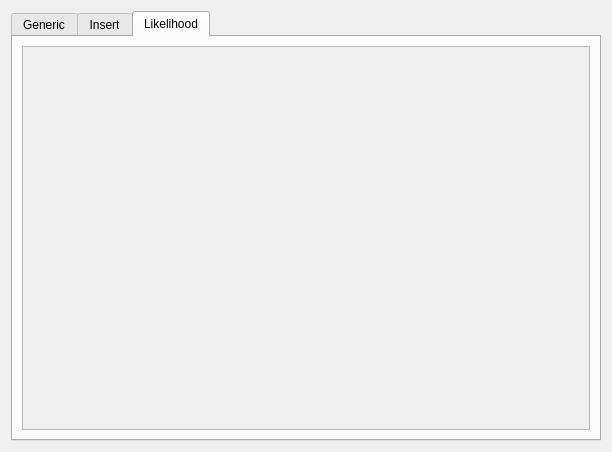
<?xml version="1.0" encoding="UTF-8"?>
<ui version="4.0">
 <class>CBeaconConfig</class>
 <widget class="QWidget" name="CBeaconConfig">
  <property name="geometry">
   <rect>
    <x>0</x>
    <y>0</y>
    <width>612</width>
    <height>452</height>
   </rect>
  </property>
  <property name="windowTitle">
   <string>Form</string>
  </property>
  <layout class="QHBoxLayout" name="horizontalLayout_6">
   <item>
    <widget class="QTabWidget" name="tabWidget">
     <property name="currentIndex">
      <number>2</number>
     </property>
     <widget class="QWidget" name="w">
      <attribute name="title">
       <string>Generic</string>
      </attribute>
      <layout class="QVBoxLayout" name="verticalLayout_3">
       <item>
        <widget class="QScrollArea" name="generic">
         <property name="widgetResizable">
          <bool>true</bool>
         </property>
         <widget class="QWidget" name="scrollAreaWidgetContents">
          <property name="geometry">
           <rect>
            <x>0</x>
            <y>0</y>
            <width>570</width>
            <height>386</height>
           </rect>
          </property>
         </widget>
        </widget>
       </item>
      </layout>
     </widget>
     <widget class="QWidget" name="w_2">
      <attribute name="title">
       <string>Insert</string>
      </attribute>
      <layout class="QVBoxLayout" name="verticalLayout">
       <item>
        <widget class="QScrollArea" name="insert">
         <property name="widgetResizable">
          <bool>true</bool>
         </property>
         <widget class="QWidget" name="scrollAreaWidgetContents_2">
          <property name="geometry">
           <rect>
            <x>0</x>
            <y>0</y>
            <width>570</width>
            <height>386</height>
           </rect>
          </property>
         </widget>
        </widget>
       </item>
      </layout>
     </widget>
     <widget class="QWidget" name="w_3">
      <attribute name="title">
       <string>Likelihood</string>
      </attribute>
      <layout class="QVBoxLayout" name="verticalLayout_2">
       <item>
        <widget class="QScrollArea" name="likelihood">
         <property name="widgetResizable">
          <bool>true</bool>
         </property>
         <widget class="QWidget" name="scrollAreaWidgetContents_3">
          <property name="geometry">
           <rect>
            <x>0</x>
            <y>0</y>
            <width>570</width>
            <height>386</height>
           </rect>
          </property>
         </widget>
        </widget>
       </item>
      </layout>
     </widget>
    </widget>
   </item>
  </layout>
 </widget>
 <resources/>
 <connections/>
</ui>
